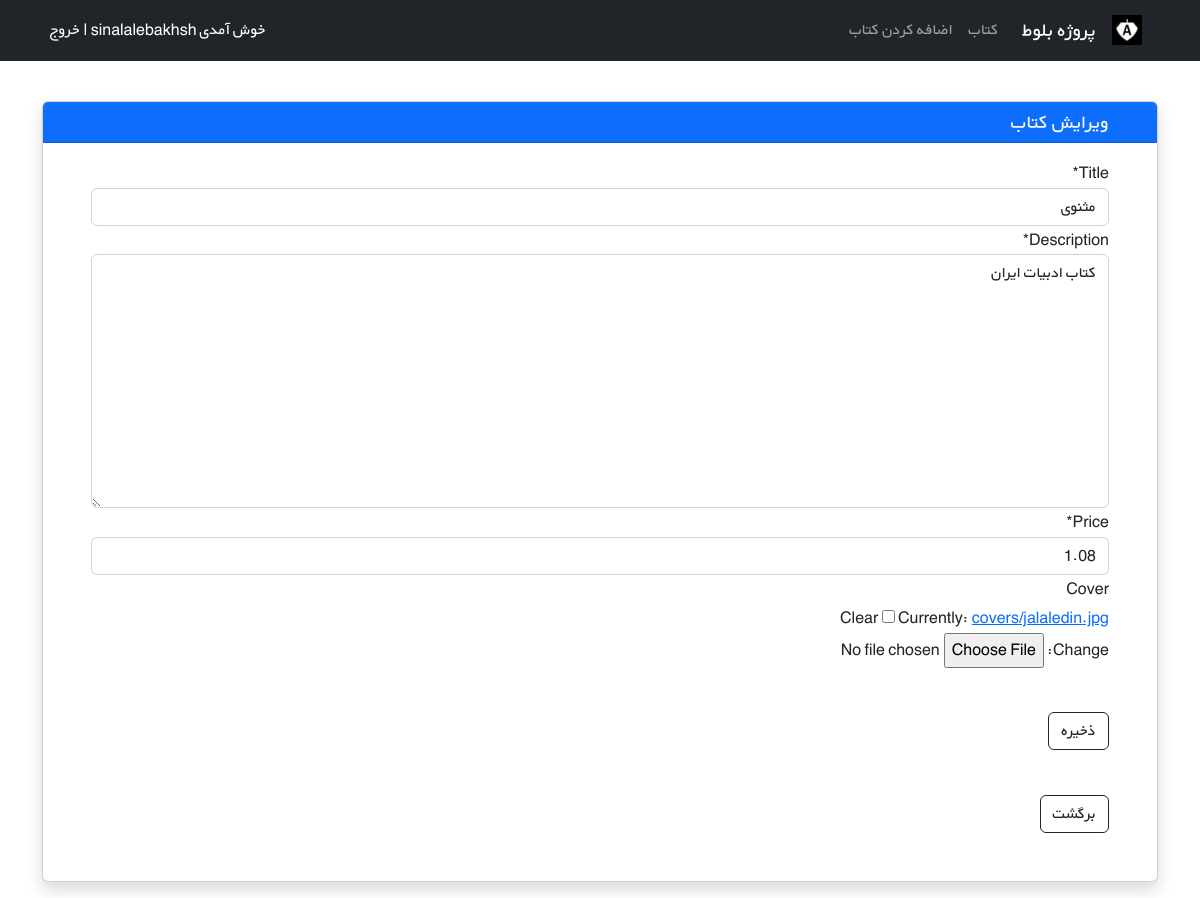
/books/7/edit (signed in), run on the app's committed database.
### books/models.py (models this page shows, shortened)
class Book(models.Model):
    user = models.ForeignKey(get_user_model(), on_delete=models.CASCADE)
    title = models.CharField(max_length=200)
    author = models.CharField(max_length=200)
    description = models.TextField()
    price = models.DecimalField(max_digits=5, decimal_places=2)
    cover = models.ImageField(upload_to='covers/', blank=True)

### books/views.py (the view)
# urls.py: path('<int:pk>/edit', BookUpdateView.as_view(), name="book_edit"),
class BookUpdateView(LoginRequiredMixin, UserPassesTestMixin, generic.UpdateView):
    model = Book
    fields = ['title', 'description', 'price', 'cover', ]
    template_name = 'books/book_update.html'
    def test_func(self):
        obj = self.get_object()
        return obj.user == self.request.user

### books/templates/books/book_update.html (shortened to what this page needs)
{% extends '_base.html' %}
{% load crispy_forms_tags %}
{% block content %}
<div class="container mt-4" dir="rtl">
    <div class="row">
        <div class="col-12">
            <div class="card shadow my-3">
                <h5 class="card-header bg-primary text-light px-5">ویرایش کتاب</h5>
                <div class="px-5 pt-3 pb-5">
                    <form method="POST" enctype="multipart/form-data">
                        {{ form|crispy }}
                        <br>
                        <button type="submit" class="btn btn-bg btn-outline-dark mt-3">ذخیره</button>
                    </form>
                    <br>
                    <a href="{% url 'book_detail' book.id %}" class="btn btn-bg btn-outline-dark mt-3">برگشت</a>
                </div>
            </div>
        </div>
    </div>
</div>
{% endblock content %}

### static/css/style.css (style rules this page uses)
* { font-family: 'BYekan', sans-serif; line-height: 1.8rem; }

### data on the page
Book: title "مثنوی", description "کتاب ادبیات ایران", price "1.08"
